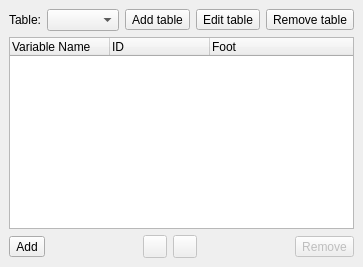
  <widget class="QDockWidget" name="dw_tables">
   <property name="allowedAreas">
    <set>Qt::LeftDockWidgetArea|Qt::RightDockWidgetArea</set>
   </property>
   <property name="windowTitle">
    <string>Tables</string>
   </property>
   <attribute name="dockWidgetArea">
    <number>2</number>
   </attribute>
   <widget class="QWidget" name="dwc_tables">
    <layout class="QVBoxLayout" name="verticalLayout_3">
     <item>
      <layout class="QHBoxLayout" name="horizontalLayout_2">
       <item>
        <widget class="QLabel" name="lbl_table_edit">
         <property name="sizePolicy">
          <sizepolicy hsizetype="Maximum" vsizetype="Preferred">
           <horstretch>0</horstretch>
           <verstretch>0</verstretch>
          </sizepolicy>
         </property>
         <property name="text">
          <string>Table:</string>
         </property>
        </widget>
       </item>
       <item>
        <widget class="QComboBox" name="cb_table_edit"/>
       </item>
       <item>
        <widget class="QToolButton" name="tbtn_add_table">
         <property name="toolTip">
          <string>Add table</string>
         </property>
         <property name="statusTip">
          <string>Create a new table</string>
         </property>
         <property name="text">
          <string>Add table</string>
         </property>
         <property name="icon">
          <iconset resource="../rc/resources.qrc">
           <normaloff>:/images/images/table_add.png</normaloff>:/images/images/table_add.png</iconset>
         </property>
         <property name="iconSize">
          <size>
           <width>16</width>
           <height>16</height>
          </size>
         </property>
        </widget>
       </item>
       <item>
        <widget class="QToolButton" name="tbtn_edit_table">
         <property name="toolTip">
          <string>Edit table</string>
         </property>
         <property name="statusTip">
          <string>Edit the selected table</string>
         </property>
         <property name="text">
          <string>Edit table</string>
         </property>
         <property name="icon">
          <iconset resource="../rc/resources.qrc">
           <normaloff>:/images/images/edit.png</normaloff>:/images/images/edit.png</iconset>
         </property>
         <property name="iconSize">
          <size>
           <width>16</width>
           <height>16</height>
          </size>
         </property>
        </widget>
       </item>
       <item>
        <widget class="QToolButton" name="tbtn_remove_table">
         <property name="toolTip">
          <string>Remove table</string>
         </property>
         <property name="statusTip">
          <string>Remove the selected table</string>
         </property>
         <property name="text">
          <string>Remove table</string>
         </property>
         <property name="icon">
          <iconset resource="../rc/resources.qrc">
           <normaloff>:/images/images/table_remove.png</normaloff>:/images/images/table_remove.png</iconset>
         </property>
        </widget>
       </item>
      </layout>
     </item>
     <item>
      <widget class="QTreeWidget" name="trw_table_variables">
       <property name="indentation">
        <number>0</number>
       </property>
       <column>
        <property name="text">
         <string>Variable Name</string>
        </property>
       </column>
       <column>
        <property name="text">
         <string>ID</string>
        </property>
       </column>
       <column>
        <property name="text">
         <string>Foot</string>
        </property>
       </column>
      </widget>
     </item>
     <item>
      <layout class="QHBoxLayout" name="horizontalLayout_3">
       <item>
        <widget class="QToolButton" name="tbtn_table_add_variable">
         <property name="statusTip">
          <string>Add a variable to the selected table</string>
         </property>
         <property name="text">
          <string>Add</string>
         </property>
         <property name="icon">
          <iconset resource="../rc/resources.qrc">
           <normaloff>:/images/images/variable_add.png</normaloff>:/images/images/variable_add.png</iconset>
         </property>
         <property name="iconSize">
          <size>
           <width>16</width>
           <height>16</height>
          </size>
         </property>
         <property name="popupMode">
          <enum>QToolButton::InstantPopup</enum>
         </property>
         <property name="toolButtonStyle">
          <enum>Qt::ToolButtonTextBesideIcon</enum>
         </property>
        </widget>
       </item>
       <item>
        <spacer name="horizontalSpacer_3">
         <property name="orientation">
          <enum>Qt::Horizontal</enum>
         </property>
         <property name="sizeHint" stdset="0">
          <size>
           <width>40</width>
           <height>20</height>
          </size>
         </property>
        </spacer>
       </item>
       <item>
        <widget class="QToolButton" name="tbtn_table_move_up">
         <property name="enabled">
          <bool>false</bool>
         </property>
         <property name="toolTip">
          <string>Move up</string>
         </property>
         <property name="statusTip">
          <string>Move the selected variable up</string>
         </property>
         <property name="icon">
          <iconset resource="../rc/resources.qrc">
           <normaloff>:/images/images/up16.png</normaloff>:/images/images/up16.png</iconset>
         </property>
         <property name="iconSize">
          <size>
           <width>16</width>
           <height>16</height>
          </size>
         </property>
        </widget>
       </item>
       <item>
        <widget class="QToolButton" name="tbtn_table_move_down">
         <property name="enabled">
          <bool>false</bool>
         </property>
         <property name="toolTip">
          <string>Move down</string>
         </property>
         <property name="statusTip">
          <string>Move the selected variable down</string>
         </property>
         <property name="icon">
          <iconset resource="../rc/resources.qrc">
           <normaloff>:/images/images/down16.png</normaloff>:/images/images/down16.png</iconset>
         </property>
         <property name="iconSize">
          <size>
           <width>16</width>
           <height>16</height>
          </size>
         </property>
        </widget>
       </item>
       <item>
        <spacer name="horizontalSpacer_11">
         <property name="orientation">
          <enum>Qt::Horizontal</enum>
         </property>
         <property name="sizeHint" stdset="0">
          <size>
           <width>40</width>
           <height>20</height>
          </size>
         </property>
        </spacer>
       </item>
       <item>
        <widget class="QToolButton" name="tbtn_table_remove_variable">
         <property name="enabled">
          <bool>false</bool>
         </property>
         <property name="statusTip">
          <string>Remove the selected variable from the table</string>
         </property>
         <property name="text">
          <string>Remove</string>
         </property>
         <property name="icon">
          <iconset resource="../rc/resources.qrc">
           <normaloff>:/images/images/variable_remove.png</normaloff>:/images/images/variable_remove.png</iconset>
         </property>
         <property name="iconSize">
          <size>
           <width>16</width>
           <height>16</height>
          </size>
         </property>
         <property name="toolButtonStyle">
          <enum>Qt::ToolButtonTextBesideIcon</enum>
         </property>
        </widget>
       </item>
      </layout>
     </item>
    </layout>
   </widget>
  </widget>
